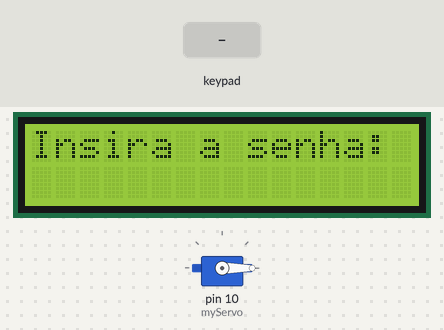
This sketch was run on a simulated Arduino Uno, built with avr-gcc and run on an emulated ATmega328P. On the bench: servo, 16×2 character LCD. The test bench sets the inputs (shaded band). What the sketch prints to the serial monitor is not drawn.

Above: at 0.1 s.
3.3 s: keypad keys 1 2 3 4 # pressed 0.4 s apart
At 6.1 s:
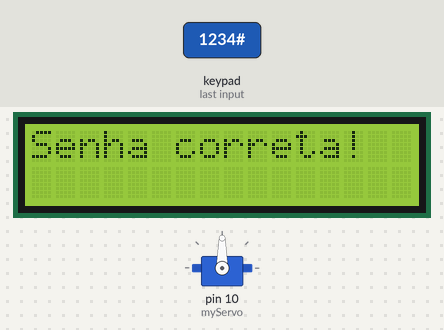
9.8 s: key 'A' pressed
At 12.6 s:
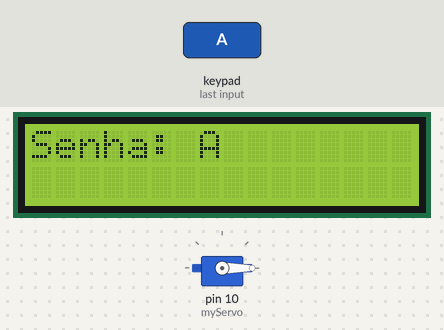
12.8 s: key 'B' pressed
At 13.2 s:
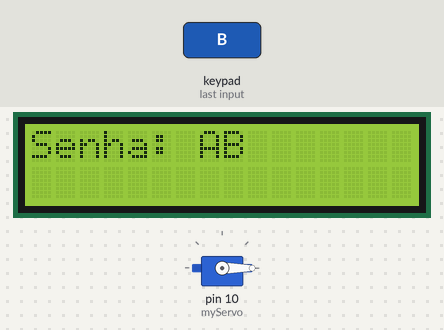
14.3 s: keypad keys 1 2 3 4 * pressed 0.4 s apart
At 16.7 s:
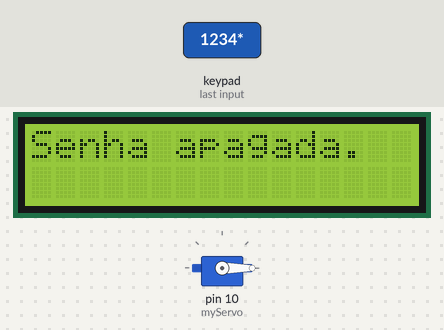
19.3 s: key 'C' pressed
At 19.6 s:
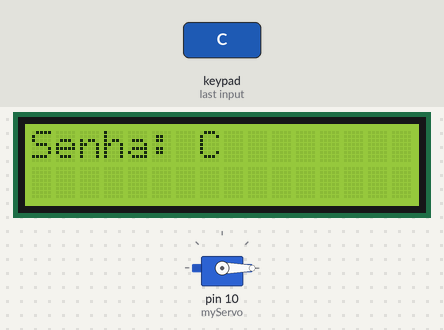
20.8 s: keypad keys 1 2 3 4 A pressed 0.4 s apart
At 23.1 s:
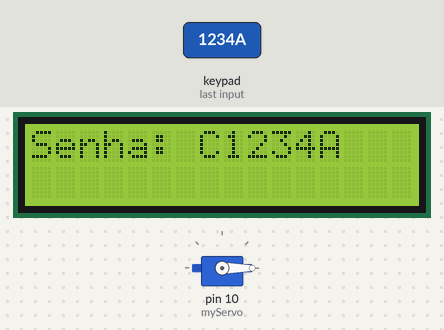
Timing chart, 0 to 24.6 s (numbered marks = the images above; inputs shaded):
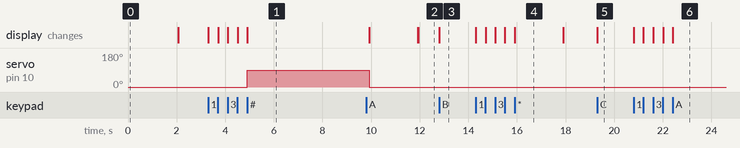

The sketch:

sketch.ino
```cpp
#include <Keypad.h>
#include <Servo.h>
#include <LiquidCrystal.h>

// Configuração do display LCD
LiquidCrystal lcd(12, 11, 5, 4, 3, 2);  // RS, E, D4, D5, D6, D7

Servo myServo;  // cria objeto servo

const String senhaCorreta = "1234";  // senha correta
String senhaInserida = "";  // string para armazenar senha digitada

// Configuração do teclado numérico
const byte ROWS = 4; // quatro linhas
const byte COLS = 4; // quatro colunas
char keys[ROWS][COLS] = {
  {'1','2','3','A'},
  {'4','5','6','B'},
  {'7','8','9','C'},
  {'*','0','#','D'}
};
byte rowPins[ROWS] = {9, 8, 7, 6}; // pinos de conexão das linhas
byte colPins[COLS] = {A3, A2, A1, A0}; // pinos de conexão das colunas

Keypad keypad = Keypad(makeKeymap(keys), rowPins, colPins, ROWS, COLS);

void setup() {
  myServo.attach(10);  // conecta o servo ao pino 10
  myServo.write(0);  // inicializa o servo fechado (porta trancada)

  Serial.begin(9600);  // inicializa a comunicação serial

  lcd.begin(16, 2);  // inicializa o LCD com 16 colunas e 2 linhas
  lcd.print("Insira a senha:");
  delay(2000);  // tempo para ler a mensagem
  lcd.clear();  // limpa o display
}

void loop() {
  char key = keypad.getKey();

  if (key) {  // se uma tecla foi pressionada
    if (key == '#') {  // '#' para confirmar a senha
      if (senhaInserida == senhaCorreta) {
        lcd.clear();
        lcd.print("Senha correta!");
        Serial.println("Senha correta! Abrindo a porta...");
        myServo.write(90);  // abre a porta
        delay(5000);  // mantém a porta aberta por 5 segundos
        myServo.write(0);  // fecha a porta
        lcd.clear();
        lcd.print("Porta fechada.");
        delay(2000);
      } else {
        lcd.clear();
        lcd.print("Senha incorreta!");
        Serial.println("Senha incorreta.");
        delay(2000);  // tempo para ler a mensagem
      }
      senhaInserida = "";  // reseta a senha inserida
      lcd.clear();
      lcd.print("Insira a senha:");

  } else if (key == '*') {  // '*' para apagar a senha
      senhaInserida = "";
      lcd.clear();
      lcd.print("Senha apagada.");
      Serial.println("Senha apagada.");
      delay(2000);
      lcd.clear();
      lcd.print("Insira a senha:");

  } else {
      senhaInserida += key;  // adiciona o número pressionado à senha
      lcd.clear();
      lcd.print("Senha: ");
      lcd.print(senhaInserida);  // exibe a senha inserida
      Serial.print("Senha inserida: ");
      Serial.println(senhaInserida);
    }
  }
}
```

Measured:
- after the input at 3.3 s, servo on pin 10 (myServo): 0° → 90° after 1.6 s; the display: first changes at once (image 1 shows a later state)
- after the input at 9.8 s, the display: first differs from a run without the input after 2.1 s (image 2)
- after the input at 12.8 s, the display: changes at once (image 3)
- after the input at 14.3 s, the display: first changes at once (image 4 shows a later state)
- after the input at 19.3 s, the display: changes at once (image 5)
- after the input at 20.8 s, the display: first changes at once (image 6 shows a later state)
- what the display in image 4 shows lasts 2.0 s, from 15.9 s to 17.9 s
